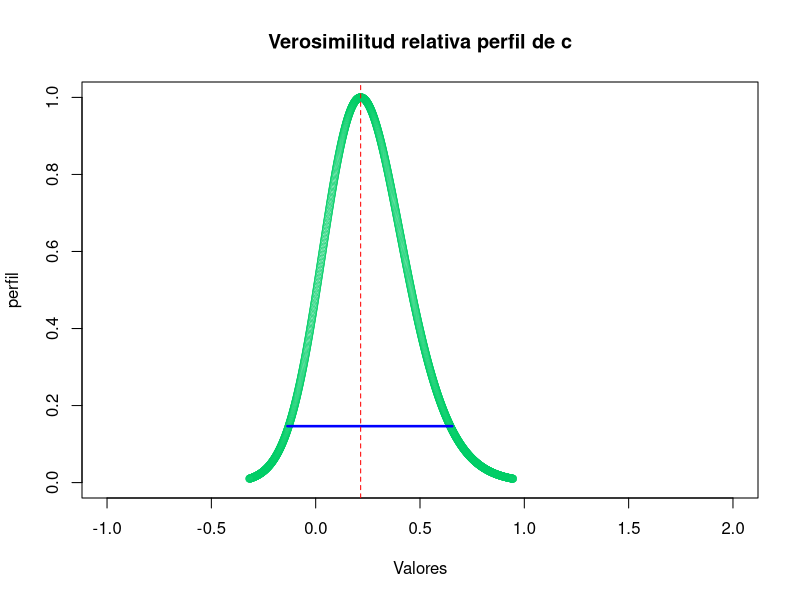
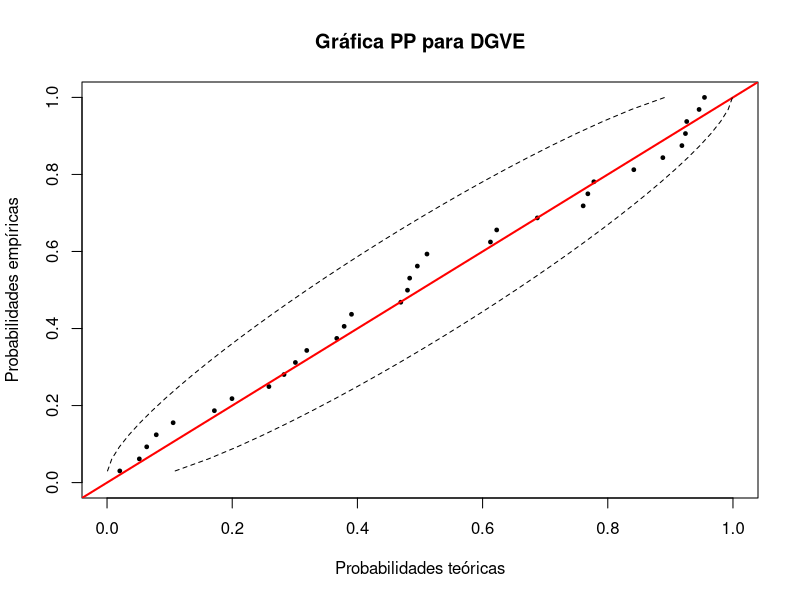

Generate these figures, in order, with R:
datosnina<-c(66,88,58.5,170.5,112,65,34,27.5,169,148,35.78,74.33)
datosnino<-c(98,47.5,77,37.83,74,55,75.5,165,64)
datosnorm<-c(41,110.5,130.4,50,60,188.5,57,73,114,199,89.22)
datos<-c(66,88,41,98,47.5,58.5,110.5,130.4,77,50,60,37.83,170.5,188.5,74,
         112,65,34,57,55,73,75.5,27.5,165,169,148,64,35.78,74.33,114,199,89.22)
log_1 <- function(x){ return( ifelse(x < exp(300), log(x), 300) ) }
log_ <- function(x){ return( ifelse( (x<exp(-50)), -50, log_1(x) ) ) }
#####funcion que aparece en el exponente de la distribucion
fexp<-function(x,a,b,c){
  if (c==0){
    return(exp(-(x-a)/b))
  }
  return((1+c*(x-a)/b)^(-1/c))
}
############funcion de densidad
fdensidad<-function(x,a,b,c){
  return((1/b)*(fexp(x,a,b,c))^(c+1)*exp(-fexp(x,a,b,c)))
}
##############funcion de distribucion
fdistribucion<-function(x,a,b,c){
  return(exp(-fexp(x,a,b,c)))
}
##############Grafica PP
pp_plot = function(X, ag, bg,cg, confidence){
  n=length(X)
  X = fdistribucion(sort(X),ag,bg,cg)
  Y = seq(1/(n+1), 1, length.out = n)
  print(sum(abs(X-Y)))
  # puntos de la muestra
  plot(X, Y,xlim=c(0, 1),ylim=c(0, 1),
       main = "Gráfica PP para DGVE",
       xlab = "Probabilidades teóricas",
       ylab = "Probabilidades empíricas",
       pch = 19,
       cex = 0.5)
  # identidad
  abline(a = 0, b = 1, col = "red", lwd = 2)
  # bandas de confianza
  points(qbeta((1 - confidence)/2, 1:n, n + 1 - 1:n), Y,
         type = "l",
         lty = 2)
  points(qbeta((1 + confidence)/2, 1:n, n + 1 - 1:n), Y,
         type = "l",
         lty = 2)
}
##########################################################
##############Ajuste DGVE es la función que ajusta un modelo DGVE al parámetro 
#############datos, grafíca la verosimilitud perfil. No recominedo usarla para
#############datos generales  pues en cuanto falla algo la funcion se detiene
AjusteDGVE<-function(datosnina){
  #####Negativo de Logverosimilitud evaluada en el vector x, usada para la función
  ######optim. Se considera toda la información de la funcion de densidad
  logverdatosnina<-function(x){
    return(-sum(log_(fdensidad(datosnina,x[1],x[2],x[3]))))
  }
  #####Logverosimilitud evaluada en a,b,c
  #####Se considera toda la información de la funcion de densidad
  logverdatosnina2<-function(a,b,c){
    return(sum(log_(fdensidad(datosnina,a,b,c))))
  }
  ######a0 y b0 son parametros iniciales para optim
  a0<-median(datosnina)
  b0<-sd(datosnina)
  
  ######logverperfilnina es la logverosimilitud perfil evaluada en c.
  ###### la funcion lv dentro de ella es la funcion logverdatosnina con parametro 
  ####x=(x1,x2) y c fijo se define para poder minimizarla con optim, usando como
  #####parametros iniciales a0 y b0.
  logverperfilnina<-function(c){
    lv<-function(x){
      return(-sum(log_(fdensidad(datosnina,x[1],x[2],c))))
    } ###lv es la funcion de logverosimilitud evaluada en x=(a,b) y c,
    ####queremos maximizar para a,b
    a0<-median(datosnina) ##estimador inicial de a
    b0<-sd(datosnina)##estimador inicial de b
    emv<-optim(c(a0,b0),lv)$par
    return(logverdatosnina2(emv[1],emv[2],c))
  }
  
  #####c0 son candidatos a considerar como valores iniciales del emv de c en la 
  ##### funcion optim, se toma el mayor que satisface la condicion
  ####(1+c0[i]*(y-a0)/b0)>0 para y todos los valores en datos. cinicial inicia en 0
  #### y se actualiza por el candidato, si ninguno de los propuestos satisface la condicion
  #### entonces regresa que no hay valor inicial disponible
  c0<-c(-0.8,-0.1,0.1,0.8)
  cinicial=0
  for (i in 1:4){
    if((sum((1+c0[i]*(datosnina-a0)/b0)<=0)==0)){
      cinicial=c0[i]
    }
  }
  if(cinicial==0){
    print("No hay valor inicial disponible")
    return()
  }
  ##### EMV encontrado con optim con los valores iniciales a0, b0 y cinicial
  emv<-optim(c(a0,b0,cinicial),logverdatosnina)$par
  print(emv)
  
  #####Verosimilitud Perfil Relativa evaluada en c
  Rpnina <- function(c){
    return(exp(logverperfilnina(c)-logverperfilnina(emv[3])))
  }
  ####vectorize porque aveces plot.function da problemas cuando la función tiene 
  ####un vector como exponente.
  h<-Vectorize(Rpnina)
  #####Teoricamente son los valores de c que satisfacen x_(n)=a-b/c
  #####y x_(1)=a-b/c para a y b los EMV, pero no sirven de mucho pues al cambiar c
  #### se deben cambiar los valores de a y b, solo nos interesa el cuadro para gráficar
  #### h de forma correcta mas adelante
  cmin<-emv[2]/(emv[1]-max(datosnina)) 
  cmax<-emv[2]/(emv[1]-min(datosnina))
  plot.function(h,
                from = emv[3],
                to = emv[3], lwd = 2.5,xlim=c(-1, 2),ylim=c(0, 1),
                col = "springgreen3",
                main = "Verosimilitud relativa perfil de c",
                ylab = "perfil",
                xlab = "Valores")
  #####nivel de verosimilitud
  niv=0.1465
  #######se toma un cmin inicila (EMV de c), lfemv es la logverosimilitud perfil de c
  #evaluada en el EMV, se toma una tolerancia de 0.01. El siguiente codigo lo que hace
  #es grafícar la verosimilitud perfil de c de forma puntual, empieza en cmin, grafíca
  ###(cmin,exp(lfmin-lfemv)), actualiza cmin=cmin-0.001 (Puede ser mas fina si quieren)
  ####, si (1+c0[i]*(y-ev[1])/emv[2])>0 se deja de cumplir entonces sale del while
  ####si no optimiza lv y guarda los EMV de a y b que serviran como valores iniciales
  #para el optim en el siguiente ciclo, actualiza lfmin=logverperfilnina(cmin)
  ### y repite el proceso hasta que la condicion exp(lfmin-lfemv)>tol deje de cumplirse
  # es decir la verosimilitud perfil relativa deje de ser mayor a tol. Durante los ciclos
  #tambien busca el extremo izquierdo del intervalo de verosimilitud de nivel niv, al cual
  #le llama c1
  cmin<-emv[3]
  lfemv=logverperfilnina(emv[3])
  tol=0.01
  lfmin=logverperfilnina(cmin)
  while(exp(lfmin-lfemv)>tol){
    #print(c(cmin,exp(lfmin-lfemv)))
    if(abs(exp(lfmin-lfemv)-niv)<0.01){
      c1<-cmin
    }
    points(cmin,exp(lfmin-lfemv),col="springgreen3",lwd=0.5)
    cmin=cmin-0.001
    lv<-function(x){
      return(-sum(log_(fdensidad(datosnina,x[1],x[2],cmin))))
    } 
    if(sum((1+cmin*(datosnina-emv[1])/emv[2])<=0)>=1){
      break
    }
    emv<-optim(c(emv[1],emv[2]),lv)$par
    lfmin<-logverdatosnina2(emv[1],emv[2],cmin)
  }
  
  
  
  #######Lo mismo que todo lo anterior pero ahora el movimiento es "hacia la derecha"
  emv<-optim(c(a0,b0,cinicial),logverdatosnina)$par
  #cmax<-emv[2]/(emv[1]-min(datosnina))
  cmax=emv[3]
  lfmax=logverperfilnina(cmax)
  
  lv<-function(x){
  return(-sum(log_(fdensidad(datosnina,x[1],x[2],cmax))))
  }
  while(exp(lfmax-lfemv)>tol){
    points(cmax,exp(lfmax-lfemv),col="springgreen3",lwd=0.5)
    cmax=cmax+0.001
    #print(cmax)
    if(abs(exp(lfmax-lfemv)-niv)<0.01){
      c2<-cmax
    }
    lv<-function(x){
      return(-sum(log_(fdensidad(datosnina,x[1],x[2],cmax))))
    } 
    if(sum((1+cmax*(datosnina-emv[1])/emv[2])<=0)>=1){
      break
    }
    emv<-optim(c(emv[1],emv[2]),lv)$par
    lfmax<-logverdatosnina2(emv[1],emv[2],cmax)
  }
  #####Finalmente Gráfica el intervalo de verosimilitud sobre la gráfica
  #y la linea vertical del EMV de c
  segments(x0 = c1, y0 = niv, x1 = c2, y1 = niv, col = "blue",
           lwd = 2.5)
  emv<-optim(c(a0,b0,cinicial),logverdatosnina)$par
  abline(v=emv[3],lty=2,col="red")
  ####Gráfica PP
  pp_plot(datosnina,emv[1],emv[2],emv[3],0.95)}
####Ajuste DGVE aplicada a datos
AjusteDGVE(datos)

